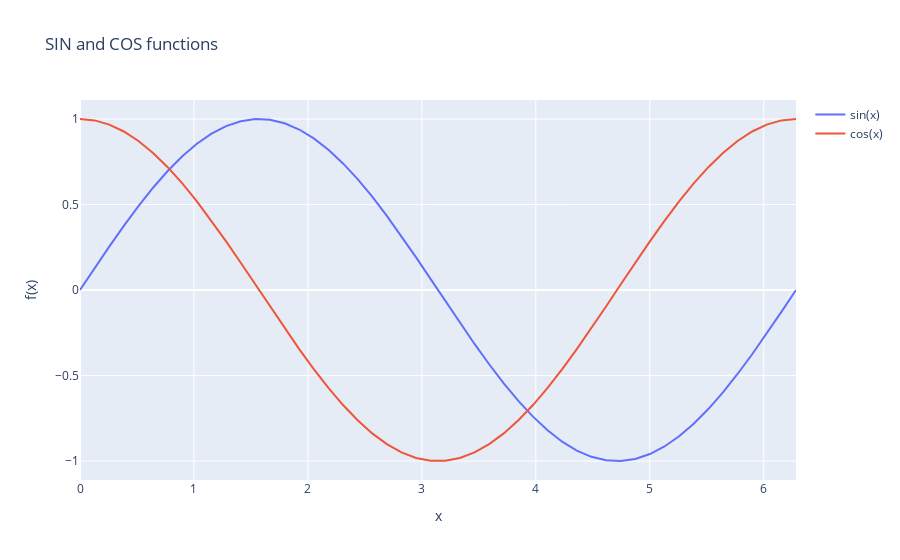

The notebook cell saved with this chart:
### Markdown cell above
#### Display the result within the notebook

### Code cell
# The .show method accepts a config parameter
fig.show(config=dict(displaylogo=False))
